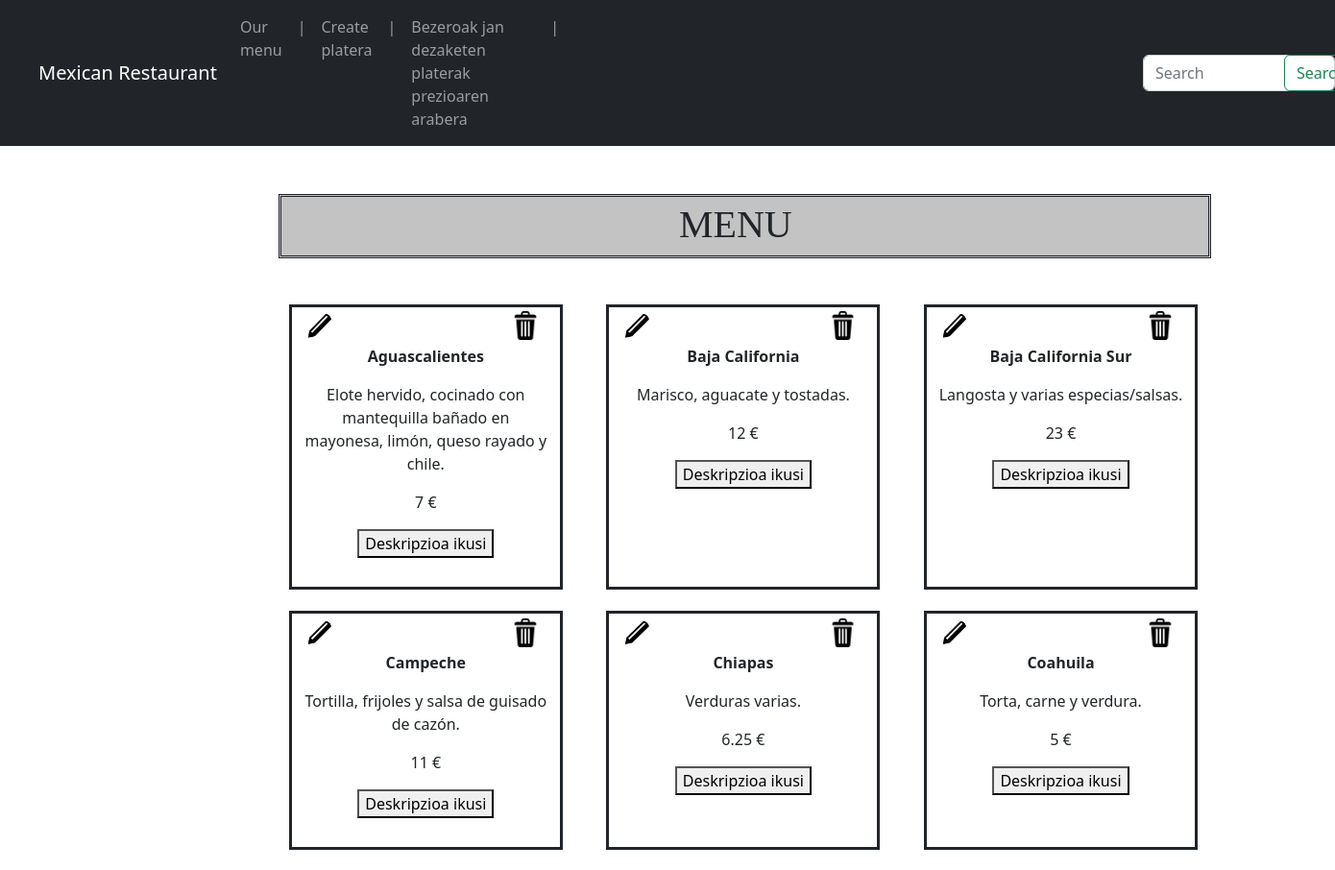
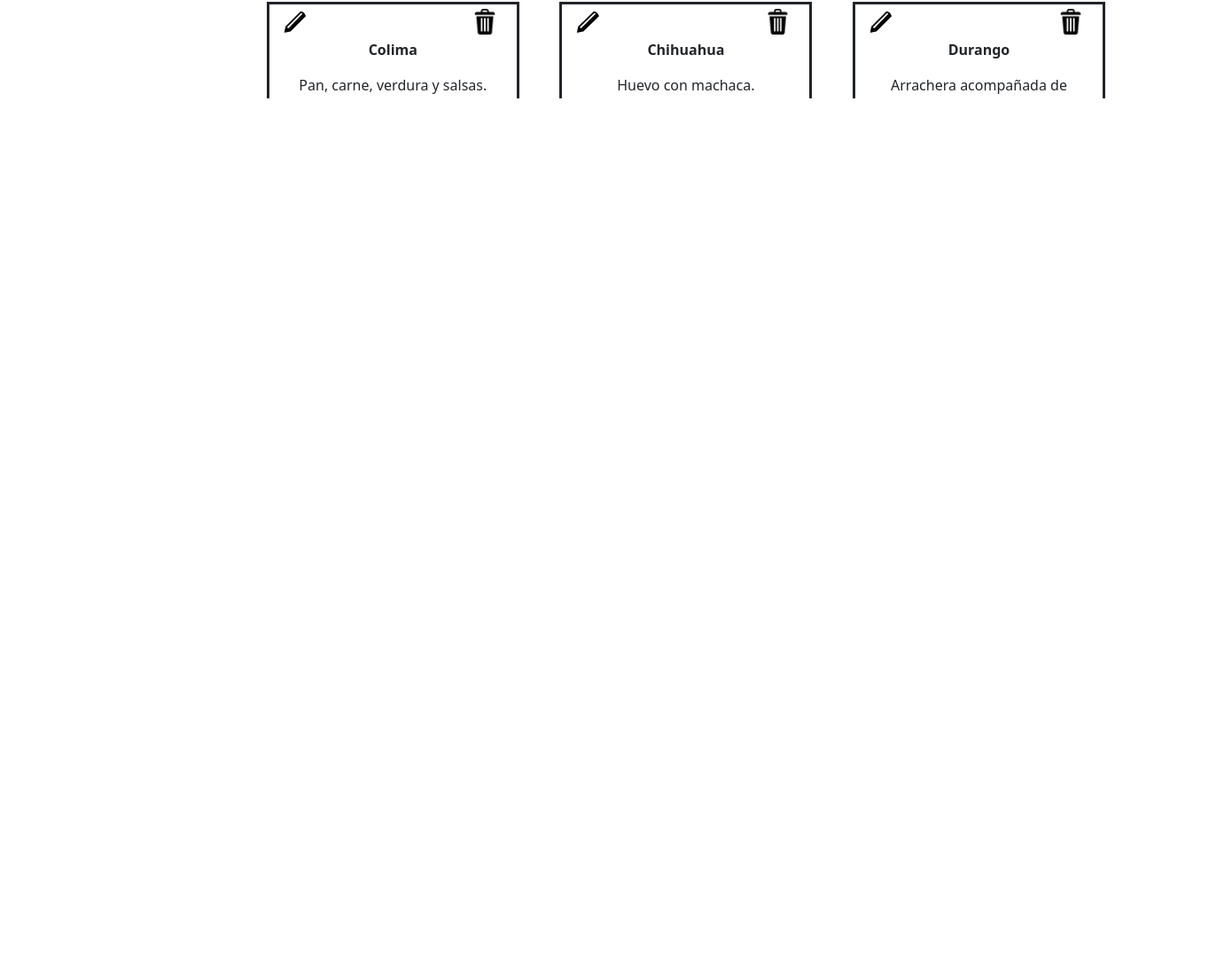
/platerak/menu, run on the app's committed database (2 pictures, top to bottom).
### platerak/models.py (models this page shows, shortened)
class Platerak(models.Model):
    id = models.AutoField(primary_key=True)
    izena = models.CharField(max_length=100)
    deskripzioa = models.TextField()
    osagaia = models.CharField(max_length=100)
    prezioa = models.CharField(max_length=100)

### platerak/views.py (the view)
# urls.py: path('menu', views.menu, name='menu'),
def menu(request):
    platerak = Platerak.objects.all()
    return render(request, 'our_menu.html', {'platerak': platerak})

### platerak/templates/our_menu.html (shortened to what this page needs)
{% extends 'base.html' %}
{% block content %}
{% load static %}
<div class="container menu_style" style="margin-left: 20%">
    <div class="title_div_style"><h1 class="title_style">MENU</h1></div>
    <br><br>
    <div class="row">
        {% for plater in platerak %}
        <div class="col-3 menu_div_style">
            <div class="row menu_style1">
                <div class="col">
                    <div class="row">
                        <div class="col-3">
                           <a href="update/{{ plater.id }}">
                               <img class="icono_edit" src="{% static 'img/edit.png' %}">
                           </a>
                        </div>
                        <div class="col-3">
                            <a href="delete/{{ plater.id }}">
                                <img class="icono_basura" src="{% static 'img/basura.png' %}">
                            </a>
                        </div>
                    </div>
                </div>
            </div>
            <p><b>{{ plater.izena }}</b></p>
            <p>{{ plater.osagaia }}</p>
            <p>{{ plater.prezioa }} €</p>
            <button id="deskripzioa_btn">
                Deskripzioa ikusi
            </button>
        </div>
        {% endfor %}
    </div>
    <div class="container text-center">
        <div class="row">
            <div class="col-3 menu_div_style">
                <img class="img_style" src=" {% static 'img/tlayuda.jpg' %}">
            </div>
            <div class="col-3 menu_div_style">
                <img class="img_style" src=" {% static 'img/totopos.jpg' %}">
            </div>
            <div class="col-3 menu_div_style">
                <img class="img_style" src=" {% static 'img/mole.jpg' %}">
            </div>
        </div>
        <div class="row">
            <div class="col-3 menu_div_style">
                <img class="img_style" src=" {% static 'img/cochinita_pibil.jpg' %}">
            </div>
            <div class="col-3 menu_div_style">
                <img class="img_style" src=" {% static 'img/cabrito.jpg' %}">
            </div>
            <div class="col-3 menu_div_style">
                <img class="img_style" src=" {% static 'img/chapulines_escamoles.jpg' %}">
            </div>
        </div>
         <div class="row">
            <div class="col-3 menu_div_style">
                <img class="img_style" src=" {% static 'img/baja_california.jpg' %}">
            </div>
            <div class="col-3 menu_div_style">
                <img class="img_style" src=" {% static 'img/baja_california_sur.jpg' %}">
            </div>
            <div class="col-3 menu_div_style">
                <img class="img_style" src=" {% static 'img/campeche.jpg' %}">
            </div>
        </div>
    </div>
</div>
{% endblock content %}

### platerak/templates/base.html (shortened to what this page needs)
<!doctype html>
<html lang="en">
<head>
    {% load static %}
    <link rel="stylesheet" href="{% static 'style.css'%}"/>
    <link href="https://cdn.jsdelivr.net/npm/bootstrap@5.2.1/dist/css/bootstrap.min.css" rel="stylesheet"
>
</head>
<body>
<nav class="navbar navbar-expand-lg navbar-dark bg-dark">
    <a class="navbar-brand navbar_style" href="index">Mexican Restaurant</a>
    <div class="collapse navbar-collapse" id="navbarSupportedContent">
        <ul class="navbar-nav mr-auto">
            <li class="nav-item active">
                <a class="nav-link" href="menu">Our menu</a>
            </li>
            <li class="nav-item active">
                <a class="nav-link">|</a>
            </li>
            <li class="nav-item active">
                <a class="nav-link" href="add_platera">Create platera</a>
            </li>
            <li class="nav-item active">
                <a class="nav-link">|</a>
            </li>
            <li class="nav-item">
                <a class="nav-link" href="bezeroak_index">Bezeroak jan dezaketen platerak prezioaren arabera</a>
            </li>
            <li class="nav-item active">
                <a class="nav-link">|</a>
            </li>
        </ul>
        <div class="navbar_search">
            <form class="row form-inline my-2 my-lg-0">
                <div class="col-6">
                    <input class="form-control mr-sm-2 search_input_style" type="search" placeholder="Search"
                           aria-label="Search">
                </div>
                <div class="col-6">
                    <button class="btn btn-outline-success my-2 my-sm-0 search_button_style" type="submit">Search
                    </button>
                </div>
            </form>
        </div>
    </div>
</nav>
{% block content %}
{% endblock %}
</body>
</html>

### platerak/static/style.css (style rules this page uses)
.navbar_style { margin-left: 40px; }
.navbar_search { margin-left: 600px; }
.search_input_style { min-width: 200px; }
.search_button_style { margin-left: 35px; }
.menu_div_style { border-style: solid; margin: 2%; padding-bottom: 30px; }
.menu_style { margin-top: 50px; text-align: center; }
.img_style { max-width: 90%; margin: 3%; margin-top: 15%; }
.icono_basura { margin-left: 320%; margin-top: 10%; width: 65%; }
.icono_edit { margin-top: 10%; width: 75%; margin-left: -30%; }
.title_style { font-family: fantasy; margin-right: 2%; margin-top: 0.5%; }
.title_div_style { border-style: double; background-color: #C3C3C3; margin-right: 13%; }

### data on the page
Platerak: izena "Aguascalientes", osagaia "Elote hervido, cocinado con mantequilla bañado en mayonesa, limón, queso rayado y chile.", prezioa "7"
Platerak: izena "Baja California", osagaia "Marisco, aguacate y tostadas.", prezioa "12"
Platerak: izena "Baja California Sur", osagaia "Langosta y varias especias/salsas.", prezioa "23"
Platerak: izena "Campeche", osagaia "Tortilla, frijoles y salsa de guisado de cazón.", prezioa "11"
Platerak: izena "Chiapas", osagaia "Verduras varias.", prezioa "6.25"
Platerak: izena "Coahuila", osagaia "Torta, carne y verdura.", prezioa "5"
Platerak: izena "Colima", osagaia "Pan, carne, verdura y salsas."
Platerak: izena "Chihuahua", osagaia "Huevo con machaca."
Platerak: izena "Durango", osagaia "Arrachera acompañada de tortillas, aguacate y chilito."
